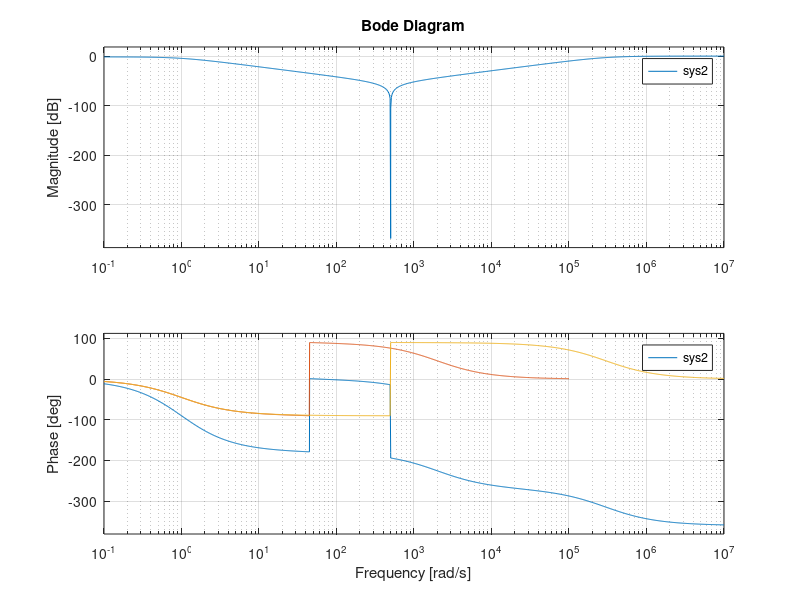
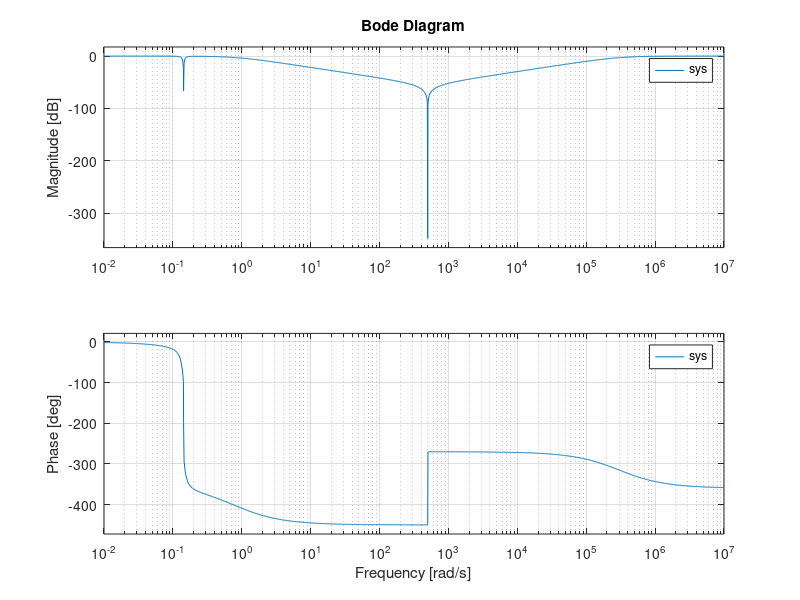
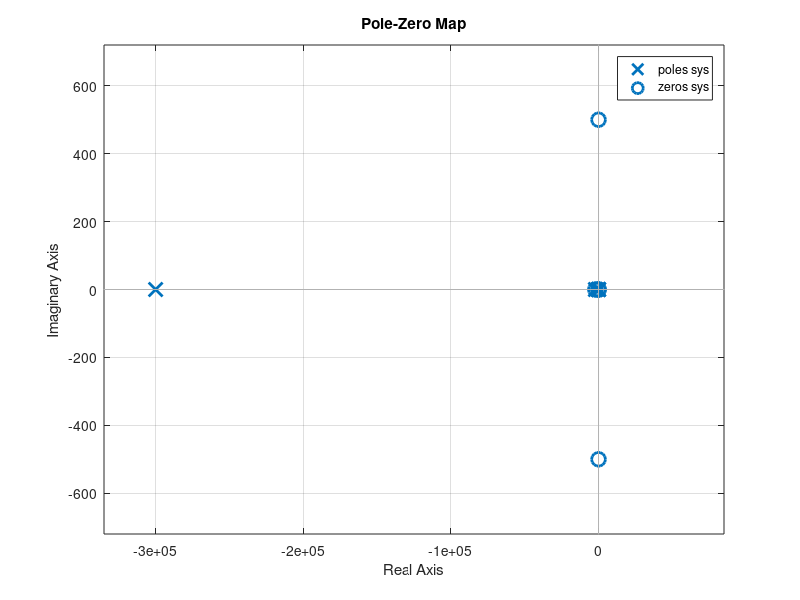

Recreate these plots in MATLAB, in order.
clear all
close all

z1 =[0+45i 0-45i];
p1 =[-1 -2000];

z2 =  [0+500i 0-500i];
p2 =  [-1 -300000];

k = 1;
sys1 = zpk(z1,p1,k);
sys2 = zpk(z2, p2, k);

sys = sys2 * sys1;

figure(1)
bode(sys)
hold on
bode(sys1)
hold on
bode(sys2)

[A,B] = tfdata(sys1)
[A,B] = tfdata(sys2)

A1 =[1/44,7^2 0 1];
B1 = [1/44,7^2 1 1];

A2 = [1/500^2 0 1];
B2 = [1/500^2 1.2 1];

sys1 = tf(A1,B1);
sys2 = tf(A2,B2);
sys = sys1*sys2;

figure(2)
bode(sys)


figure(3)
pzmap(sys)
